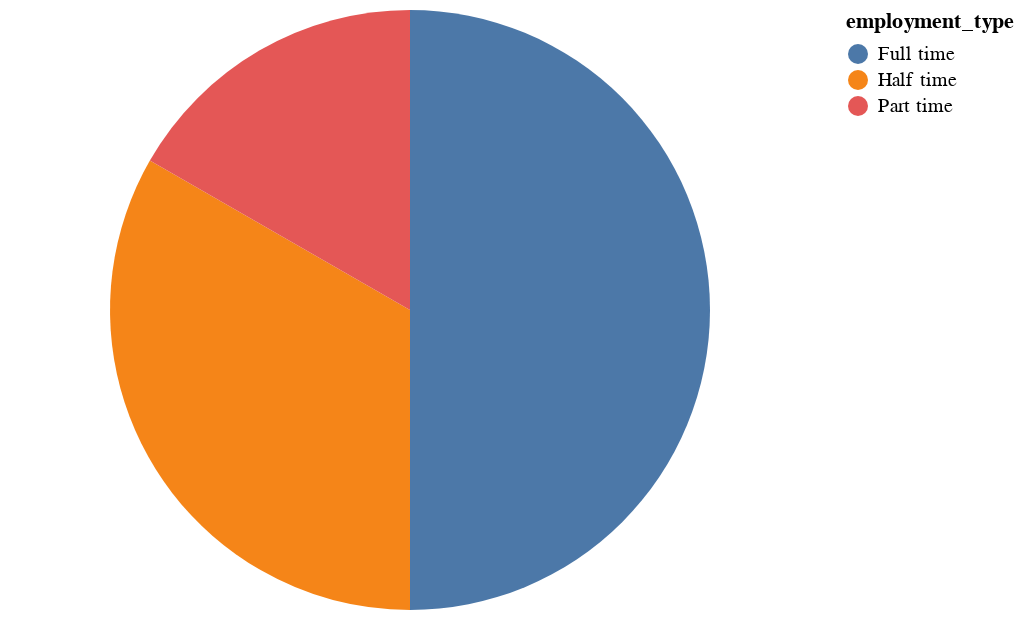

Notebook code cell kept with this figure:
### Markdown cell above
# chart3

### Code cell
data = pd.DataFrame(workers, columns=['id', 'employment_type'])
data = data.groupby(['employment_type']).count()
data = data.rename(columns={'id': 'counts'})
data["counts"] = data["counts"].astype('int32')
data = data.reset_index(level=0)
alt.Chart(data).mark_arc().encode(
    color='employment_type', theta='counts'
)

### Figure 1 — Vega-Lite specification as saved in the notebook (floating-point values rounded to 4 significant figures)
{"config": {"view": {"continuousWidth": 400, "continuousHeight": 300}}, "data": {"name": "data-89aae0ba1479ca0a24b8f13f1e1db499"}, "mark": "arc", "encoding": {"color": {"field": "employment_type", "type": "nominal"}, "theta": {"field": "counts", "type": "quantitative"}}, "$schema": "https://vega.github.io/schema/vega-lite/v4.17.0.json", "datasets": {"data-89aae0ba1479ca0a24b8f13f1e1db499": [{"employment_type": "Full time", "counts": 500}, {"employment_type": "Half time", "counts": 333}, {"employment_type": "Part time", "counts": 167}]}}
